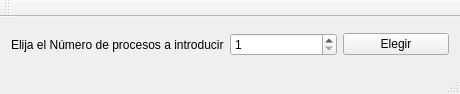
<?xml version="1.0" encoding="UTF-8"?>
<ui version="4.0">
 <class>MainWindow</class>
 <widget class="QMainWindow" name="MainWindow">
  <property name="geometry">
   <rect>
    <x>0</x>
    <y>0</y>
    <width>460</width>
    <height>94</height>
   </rect>
  </property>
  <property name="windowTitle">
   <string>MainWindow</string>
  </property>
  <widget class="QWidget" name="centralWidget">
   <layout class="QGridLayout" name="gridLayout">
    <item row="0" column="2">
     <widget class="QSpinBox" name="spinBoxNumeroProcesos">
      <property name="minimum">
       <number>1</number>
      </property>
     </widget>
    </item>
    <item row="0" column="0" colspan="2">
     <widget class="QLabel" name="label">
      <property name="text">
       <string>Elija el Número de procesos a introducir</string>
      </property>
      <property name="wordWrap">
       <bool>true</bool>
      </property>
     </widget>
    </item>
    <item row="0" column="3">
     <widget class="QPushButton" name="botonIniciarSimulacion">
      <property name="text">
       <string>Elegir</string>
      </property>
     </widget>
    </item>
   </layout>
  </widget>
  <widget class="QMenuBar" name="menuBar">
   <property name="geometry">
    <rect>
     <x>0</x>
     <y>0</y>
     <width>460</width>
     <height>21</height>
    </rect>
   </property>
  </widget>
  <widget class="QToolBar" name="mainToolBar">
   <attribute name="toolBarArea">
    <enum>TopToolBarArea</enum>
   </attribute>
   <attribute name="toolBarBreak">
    <bool>false</bool>
   </attribute>
  </widget>
  <widget class="QStatusBar" name="statusBar"/>
 </widget>
 <layoutdefault spacing="6" margin="11"/>
 <resources/>
 <connections>
  <connection>
   <sender>botonIniciarSimulacion</sender>
   <signal>clicked()</signal>
   <receiver>MainWindow</receiver>
   <slot>accionBotonIniciarSimulacion()</slot>
   <hints>
    <hint type="sourcelabel">
     <x>371</x>
     <y>53</y>
    </hint>
    <hint type="destinationlabel">
     <x>266</x>
     <y>135</y>
    </hint>
   </hints>
  </connection>
 </connections>
 <slots>
  <slot>nProcesosELegido()</slot>
  <slot>accionBotonIniciarSimulacion()</slot>
 </slots>
</ui>
